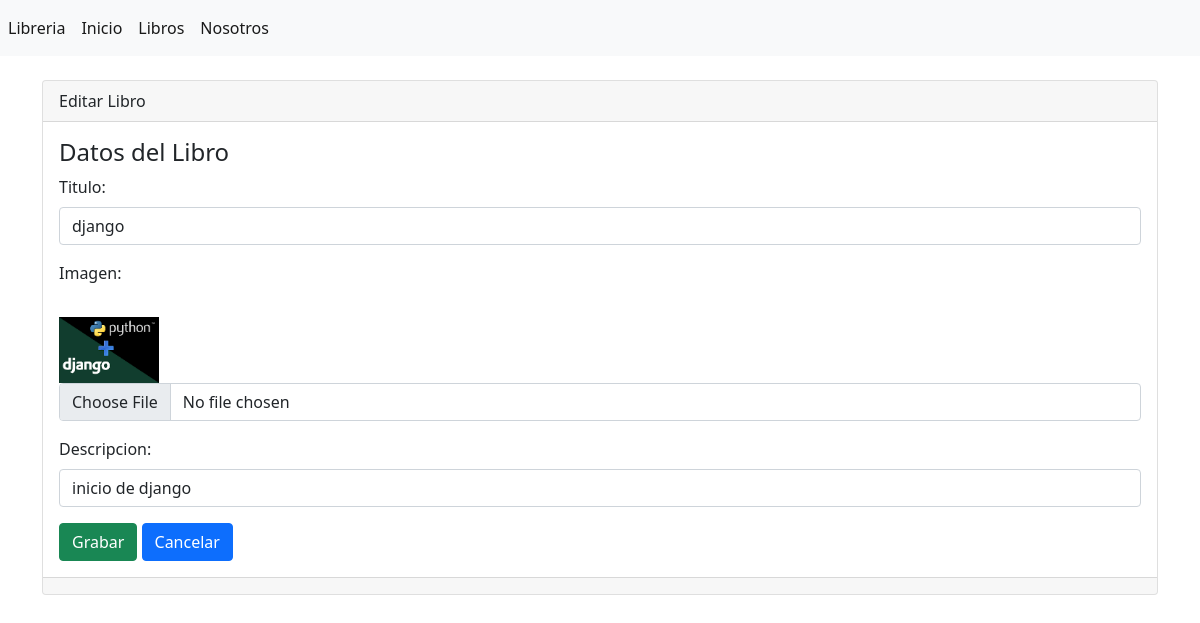
Screenshot of /libros/editar/1 with the database file from the repository.
### libreria/models.py (models this page shows, shortened)
class Libro(models.Model):
    id=models.AutoField(primary_key=True)
    titulo=models.CharField(max_length=100,verbose_name='Titulo')
    imagen=models.ImageField(upload_to='imagenes/',verbose_name='Imagen',null=True)
    descripcion=models.TextField(verbose_name='Descripcion',null=True)

### libreria/views.py (the view)
# urls.py: path('libros/editar',views.editar,name="editar"),
def editar(request,id):
    libro=Libro.objects.get(id=id)
    formulario=LibroForm(request.POST or None,request.FILES or None,instance=libro)
    if formulario.is_valid() and request.POST:
        formulario.save()
        return redirect("libros")
    return render(request,"libreria/editar.html",{"formulario":formulario})

### libreria/forms.py
class LibroForm(forms.ModelForm):
    class Meta:
        model=Libro
        fields="__all__"

### libreria/templates/libreria/editar.html (shortened to what this page needs)
{% extends "base.html" %}
{% block contenido %}
<div class="card">
    <div class="card-header">
        Editar Libro
    </div>
    <div class="card-body">
        <h4 class="card-title">Datos del Libro</h4>
       {% include 'libreria/form.html' %}
    </div>
    <div class="card-footer text-muted">
    </div>
</div>
{% endblock %}

### libreria/templates/libreria/form.html (shortened to what this page needs)
<form enctype="multipart/form-data" method="post">
    {% for campo in formulario %}
    <div class="mb-3">
      <label for="" class="form-label">{{ campo.label }}:</label>
       <br>
      {% if campo.field.widget.input_type == 'file' and campo.value %}
        <br>
        <img src="{{MEDIA_URL}}/imagenes/{{campo.value}}" width="100" alt="" srcset=""/>
      {% endif %}
      <input type="{{ campo.field.widget.input_type }}"
          class="form-control"
          name="{{ campo.name }}"
          id=""
          aria-describedby="helpId"
          placeholder="{{ campo.label }}"
          value="{{ campo.value | default:'' }}"
      />
    </div>
    {% endfor %}
    <input name="" id="" class="btn btn-success" type="submit" value="Grabar">
    <a name="" id="" class="btn btn-primary" href="{% url 'libros' %}" role="button">Cancelar</a>
  </form>

### rows the page displays
Libro: titulo "django" "inicio de django", value (picture)

### other values shown
{{ campo.label }} "Titulo" "Imagen" "Descripcion"
